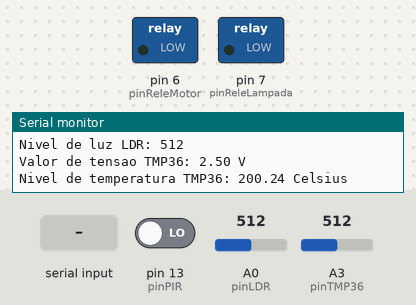
Recording of a sketch running on a simulated Arduino Uno, built with avr-gcc and run on an emulated ATmega328P. Parts: switched loads named in the sketch (green lamp = pin HIGH), the last lines printed to the serial monitor. The inputs (shaded band) are chosen by the test bench; at power-on: pin 13 (pinPIR) LOW, A0 (pinLDR) = 512, A3 (pinTMP36) = 512.

Above: at 1.2 s.
1.3 s: pin 13 (pinPIR) driven HIGH
At 2.6 s:
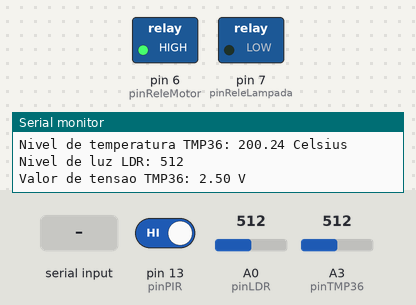
2.9 s: A0 (pinLDR) set to 491
At 3.6 s:
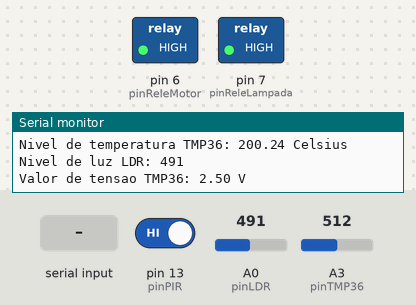
4.5 s: A3 (pinTMP36) set to 186
7.5 s: A3 (pinTMP36) set to 161
At 8.2 s:
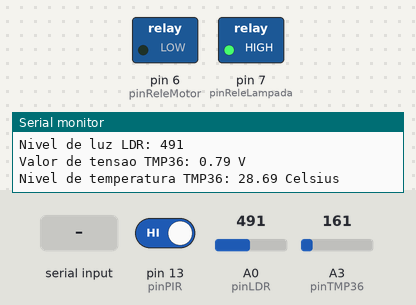
9.1 s: "DMA\n" received over Serial
At 9.9 s:
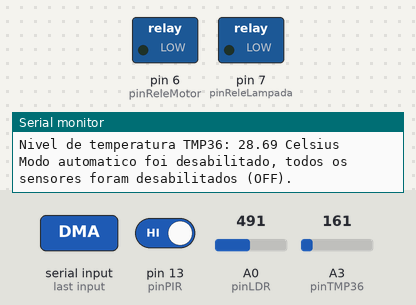
10.7 s: "LL\n" received over Serial
At 11.4 s:
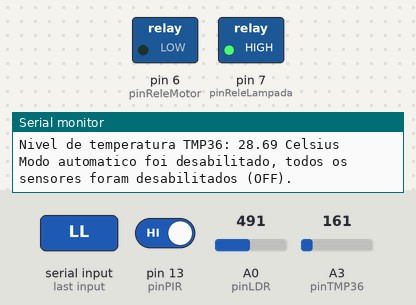
Timing chart, 0 to 13.2 s (numbered marks = the images above; inputs shaded):
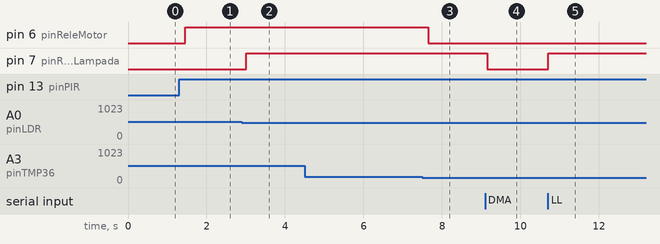

The sketch:

IntroDevIoTUncisal.ino
```cpp
/*Oficina Reboot TSI Introdução a programação de dispositivos IoT
Por Hiago Moura
*/

#define pinReleLampada 7 // Pino no qual o módulo relé está conectado a lampada.
#define pinReleMotor 6   // Pino no qual o módulo relé está conectado ao motor.
#define pinLDR A0        // Pino do LDR
#define pinTMP36 A3		 // Pino do TMP36
#define pinPIR 13
#define nivelLuz 500     // Nivel de luz de referencia
#define nivelTemperatura 35 // Nivel de temperatura de referencia

String comando;      // Variável para ler os dados recebidos pela serial
bool escuro = false; // Variável que recebe resultado da comparação da luz atual no ambiente captada pelo sensor em relação ao valor de referencia.

bool modoAutomatico = true; // Habilita e desabilita o modo automático, ou seja, o modo em que o projeto é comandado por sensores.

/* Sobre o modo automático

O modo automático (comandado por sensores, só será desativado ao solicitar via comando específico (DMA - Desabilitar modo automático),
Ou ao ser utilizados quaisquer comandos VÁLIDOS na Serial,caso contrário, todos os sensores continuarão a funcionar.
*/

bool comandoValido; // Flag indicadora de comando válido(true) e inválido(false).

void setup()
{
  Serial.begin(9600);                // Inicializa a comunicação serial em 9600bps
  pinMode(pinReleLampada, OUTPUT);   // Seta o pino do relé da lampada como saída.
  pinMode(pinReleMotor, OUTPUT);     // Seta o pino do relé do Motor como saída.
  pinMode(pinPIR,INPUT);			 // Seta o pino do sensor de presença PIR como entrada.
  digitalWrite(pinReleLampada, LOW); // Seta o pino do relé da lampada com nível lógico baixo.
  digitalWrite(pinReleMotor, LOW);   // Seta o pino do relé do motor com nível lógico baixo.
}

void loop()
{

  if (modoAutomatico)
  {
    // Se o modo automático estiver habilitado (true), todos os sensores devem ser habilitados, e portanto serem considerados na programação.

    // Habilitando todos os sensores:

    bool presencaDetectada = digitalRead(pinPIR);

    // Habilitando Sensor de Luz (LDR)

    int valorLDR = analogRead(A0);
    escuro = valorLDR <= nivelLuz;

    Serial.print("Nivel de luz LDR: ");
    Serial.println(valorLDR);

    if (escuro && presencaDetectada)
    {
      digitalWrite(pinReleLampada, HIGH); // Aciona o pino do relé disparando o mesmo. (NF ---> NA), ou seja, ligando a lampada.
    }
    else
    {
      digitalWrite(pinReleLampada, LOW); // Desaciona o pino do relé (NA ---> NF), ou seja, desligando a lampada.
    }

    // Habilitando Sensor de Temperatura

    float valorTMP36 = analogRead(A3);

    float tensaoTMP36 = 5 * valorTMP36/1023;//Realizando conversão do valor digital de entrada da porta A3 (0 - 1023) vinda do ADC do Arduino, para um valor analógico de tensão em V.

    Serial.print("Valor de tensao TMP36: ");
    Serial.print(tensaoTMP36);
    Serial.println(" V");

    float temperatura = (tensaoTMP36 - 0.5) * 100;
    Serial.print("Nivel de temperatura TMP36: ");
    Serial.print(temperatura);
    Serial.println(" Celsius");

    bool calor = temperatura >= nivelTemperatura;

    if(calor && presencaDetectada){
      digitalWrite(pinReleMotor, HIGH); // Ligo o motor.
    }
    else{
      digitalWrite(pinReleMotor, LOW);
    }

  }

  if (Serial.available())
  {
    // Esse if com essa condição verifica se tem algum dado na Serial.
    comando = Serial.readStringUntil('\n'); // Faz a leitura dos dados do buffer da serial até que seja pressionado enter.

    // Checa se são comandos de habilitação dos sensores, senão testa os outros comandos.

    if (comando == "DMA")
    {
      // DMA - Desabilitar Modo Automático - Todos os sensores desabilitados.
      modoAutomatico = false;

      //Desabilitando pino do relé da lampada.
      digitalWrite(pinReleLampada, LOW); // Desaciona o pino do relé (NA ---> NF), ou seja, desligando a lampada.

      //Desabilitando pino do relé do motor.
      digitalWrite(pinReleMotor, LOW);

      Serial.println("Modo automatico foi desabilitado, todos os sensores foram desabilitados (OFF).");

    }
    else if (comando == "HMA")
    {
      // HMA - Habilitar Modo Automático - Todos os sensores habilitados.
      if (modoAutomatico)
      {
        Serial.println("O modo automático ja esta habilitado atualmente.");
      }
      else
      {
        modoAutomatico = true;
        Serial.println("Modo automatico foi habilitado, todos os sensores foram habilitados (ON).");
      }
    }
    else
    {
      // Pra qualquer um dos comandos VÁLIDOS: Modo automatico desativado.
      comandoValido = true;

      if (comando.equalsIgnoreCase("LL"))
      {
        digitalWrite(pinReleLampada, HIGH); // Aciona o pino do relé disparando o mesmo. (NF ---> NA), ou seja, ligando a lampada.
      }
      else if (comando.equalsIgnoreCase("DL"))
      {
        digitalWrite(pinReleLampada, LOW);
      }
      else if (comando.equalsIgnoreCase("LM"))
      {
        digitalWrite(pinReleMotor, HIGH);
      }
      else if (comando.equalsIgnoreCase("DM"))
      {
        digitalWrite(pinReleMotor, LOW);
      }
      else if (comando.equalsIgnoreCase("DT"))
      {
        digitalWrite(pinReleLampada, LOW);
        digitalWrite(pinReleMotor, LOW);
      }
      else if(comando.equalsIgnoreCase("LT"))
      {
        digitalWrite(pinReleLampada, HIGH);
        digitalWrite(pinReleMotor, HIGH);
      }
      else
      {
        comandoValido = false;
        Serial.println("Comando inexistente!");
      }

      if (comandoValido)
      {
        modoAutomatico = false;
      }
    }
  }
}
```

Measured:
- the behaviour switches between 501 and 500 on A0 (pinLDR) (found by bisection; images 1 and 2)
- the behaviour switches between 174 and 173 on A3 (pinTMP36) (found by bisection; images 2 and 3)
- after the input at 1.3 s, pin 6 (pinReleMotor): LOW → HIGH after 0.16 s
- after the input at 2.9 s, pin 7 (pinReleLampada): LOW → HIGH after 0.11 s
- after the input at 7.5 s, pin 6 (pinReleMotor): HIGH → LOW after 0.15 s
- after the input at 9.1 s, pin 7 (pinReleLampada): HIGH → LOW after 0.06 s
- after the input at 10.7 s, pin 7 (pinReleLampada): LOW → HIGH at once
